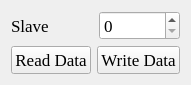
  <widget class="QWidget" name="layoutWidget_9">
   <property name="geometry">
    <rect>
     <x>820</x>
     <y>490</y>
     <width>169</width>
     <height>64</height>
    </rect>
   </property>
   <property name="font">
    <font>
     <family>Times New Roman</family>
     <pointsize>13</pointsize>
    </font>
   </property>
   <layout class="QGridLayout" name="gridLayout_23">
    <item row="0" column="0">
     <layout class="QGridLayout" name="gridLayout_24">
      <item row="0" column="0">
       <widget class="QLabel" name="label_17">
        <property name="font">
         <font>
          <family>Times New Roman</family>
          <pointsize>13</pointsize>
         </font>
        </property>
        <property name="text">
         <string>Slave</string>
        </property>
       </widget>
      </item>
      <item row="0" column="1">
       <widget class="QSpinBox" name="Slave_4">
        <property name="font">
         <font>
          <family>Times New Roman</family>
          <pointsize>13</pointsize>
         </font>
        </property>
       </widget>
      </item>
     </layout>
    </item>
    <item row="1" column="0">
     <layout class="QGridLayout" name="gridLayout_25">
      <item row="0" column="0">
       <widget class="QPushButton" name="Read_Sl_4">
        <property name="font">
         <font>
          <family>Times New Roman</family>
          <pointsize>13</pointsize>
         </font>
        </property>
        <property name="text">
         <string>Read Data</string>
        </property>
       </widget>
      </item>
      <item row="0" column="1">
       <widget class="QPushButton" name="Write_Sl_4">
        <property name="font">
         <font>
          <family>Times New Roman</family>
          <pointsize>13</pointsize>
         </font>
        </property>
        <property name="text">
         <string>Write Data</string>
        </property>
       </widget>
      </item>
     </layout>
    </item>
   </layout>
  </widget>
